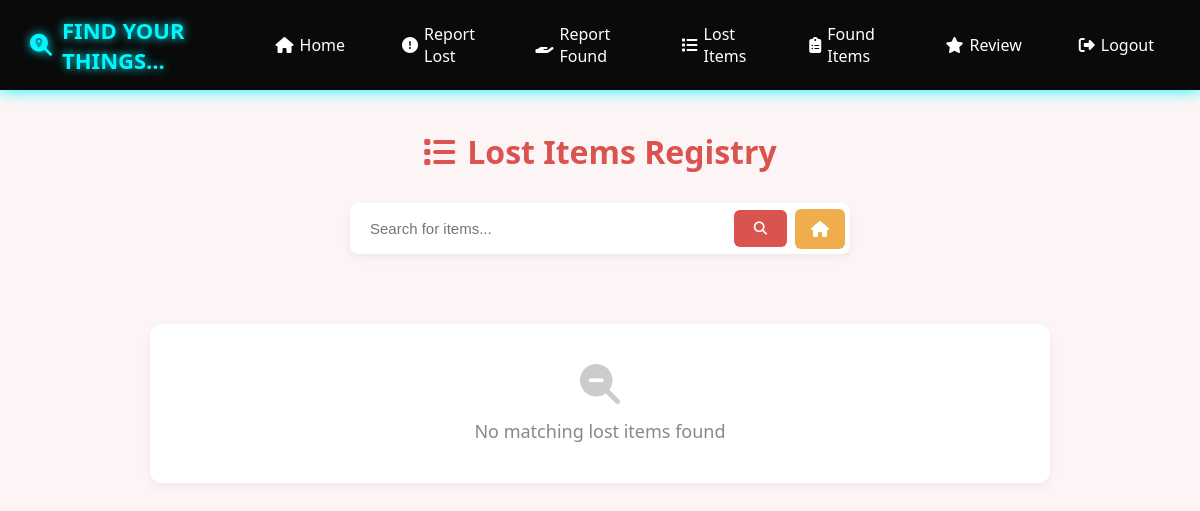
Before: /page4.php with the older database file.
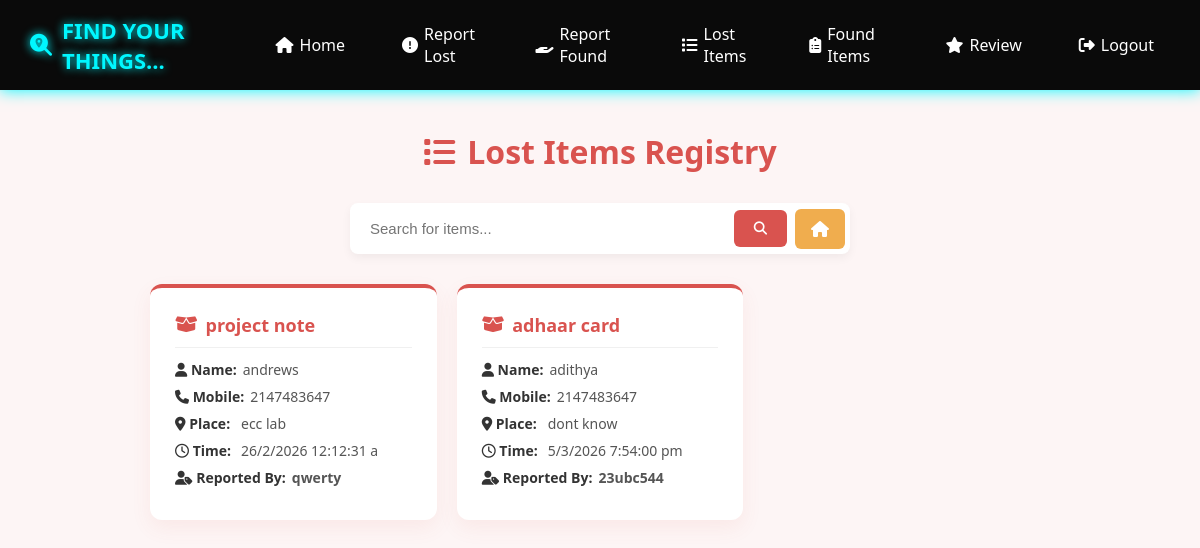
After: the same page with the newer database file.
### tables this page shows
CREATE TABLE `lost` (
  `id` int(11) NOT NULL,
  `time` varchar(20) NOT NULL,
  `names` varchar(100) NOT NULL,
  `mobile` int(10) NOT NULL,
  `item` varchar(100) NOT NULL,
  `place` varchar(100) NOT NULL,
  `posted_by` varchar(100) DEFAULT NULL
);

### page4.php (the view, shortened to what this page needs)
<?php
include("db.php");
$search = "";
if(isset($_GET['search'])){
    $search = mysqli_real_escape_string($conn, $_GET['search']);
    $query = "SELECT * FROM lost WHERE item LIKE '%$search%'";
} else {
    $query = "SELECT * FROM lost";
}
$result = mysqli_query($conn, $query);
?>
<!DOCTYPE html>
<html>
<head>
    <link rel="stylesheet" href="https://cdnjs.cloudflare.com/ajax/libs/font-awesome/6.5.0/css/all.min.css">
</head>
<body>
<?php include("nav.php"); ?>
<div class="main-content">
    <h1><i class="fas fa-list"></i> Lost Items Registry</h1>
    <div class="container">
        <div class="search-box">
            <form method="GET" class="search-form">
                <input type="text" name="search" placeholder="Search for items..."
                       value="<?php echo htmlspecialchars($search); ?>">
                <button type="submit">
                    <i class="fas fa-search"></i>
                </button>
                <a href="user.php" class="home-btn" title="Back to Dashboard">
                    <i class="fas fa-home"></i>
                </a>
            </form>
        </div>
        <div class="grid-container">
            <?php
            if($result) {
                $rows = mysqli_num_rows($result);
                if($rows > 0){
                    while($pri = mysqli_fetch_assoc($result)){
                        echo "<div class='card'>";
                        echo "<div class='item-title'><i class='fas fa-box-open'></i> ".htmlspecialchars($pri['item'])."</div>";
                        echo "<p><span class='label'><i class='fas fa-user'></i> Name:</span> ".htmlspecialchars($pri['names'])."</p>";
                        echo "<p><span class='label'><i class='fas fa-phone'></i> Mobile:</span> ".htmlspecialchars($pri['mobile'])."</p>";
                        echo "<p><span class='label'><i class='fas fa-map-marker-alt'></i> Place:</span> ".htmlspecialchars($pri['place'])."</p>";
                        echo "<p><span class='label'><i class='far fa-clock'></i> Time:</span> ".htmlspecialchars($pri['time'])."</p>";
                        echo "<p><span class='label'><i class='fas fa-user-tag'></i> Reported By:</span> <strong>".htmlspecialchars($pri['posted_by'])."</strong></p>";
                        echo "</div>";
                    }
                } else {
                    echo "</div>";
                    echo "<div class='no-data'><i class='fas fa-search-minus'></i> <div>No matching lost items found</div></div>";
                    echo "<div>";
                }
            } else {
                echo "</div>";
                echo "<div class='no-data'><i class='fas fa-exclamation-triangle'></i> Database error or table missing</div>";
                echo "<div>";
            }
            ?>
        </div>
    </div>
</div>
</body>
</html>

### nav.php (shortened to what this page needs)
<link rel="stylesheet" href="https://cdnjs.cloudflare.com/ajax/libs/font-awesome/6.5.0/css/all.min.css">
<div class="navbar">
    <div class="logo">
        <i class="fas fa-search-location"></i> FIND YOUR THINGS...
    </div>
    <div class="nav-links">
        <a href="user.php"><i class="fas fa-home"></i> Home</a>
        <a href="page2.php"><i class="fas fa-exclamation-circle"></i> Report Lost</a>
        <a href="page2a.php"><i class="fas fa-hand-holding"></i> Report Found</a>
        <a href="page4.php"><i class="fas fa-list"></i> Lost Items</a>
        <a href="page4a.php"><i class="fas fa-clipboard-list"></i> Found Items</a>
        <a href="review.php"><i class="fas fa-star"></i> Review</a>
        <a href="logout.php"><i class="fas fa-sign-out-alt"></i> Logout</a>
    </div>
</div>

### page4.php (style rules this page uses)
* { margin: 0; padding: 0; box-sizing: border-box; }
body { font-family: 'Segoe UI', Tahoma, Geneva, Verdana, sans-serif; background: #fdf5f5; min-height: 100vh; }
.main-content { padding: 40px 20px; }
h1 { text-align: center; margin-bottom: 30px; color: #d9534f; display: flex; align-items: center; justify-content: center; gap: 12px; }
.container { max-width: 900px; margin: auto; }
.search-box { display: flex; justify-content: center; margin-bottom: 30px; }
.search-form { display: flex; align-items: center; width: 100%; max-width: 500px; box-shadow: 0 4px 10px rgba(0, 0, 0, 0.05); border-radius: 8px; background: white; padding: 5px; }
.search-form input { flex: 1; padding: 12px 15px; border: none; outline: none; font-size: 15px; background: transparent; }
.search-form button { padding: 12px 20px; border: none; border-radius: 6px; background: #d9534f; color: white; cursor: pointer; transition: 0.3s; display: flex; align-items: center; justify-content: center; }
.home-btn { margin-left: 8px; padding: 12px 16px; border-radius: 6px; background: #f0ad4e; color: white; text-decoration: none; display: flex; align-items: center; justify-content: center; transition: 0.3s; }
.grid-container { display: grid; grid-template-columns: repeat(auto-fill, minmax(280px, 1fr)); gap: 20px; }
.card { background: white; padding: 25px; border-radius: 12px; box-shadow: 0 8px 20px rgba(217, 83, 79, 0.08); transition: 0.3s ease; position: relative; border-top: 4px solid #d9534f; }
.item-title { font-size: 18px; font-weight: 700; margin-bottom: 12px; color: #d9534f; display: flex; align-items: center; gap: 8px; border-bottom: 1px solid #f0f0f0; padding-bottom: 10px; }
.card p { margin: 8px 0; font-size: 14px; color: #555; display: flex; align-items: baseline; gap: 6px; }
.label { font-weight: 600; color: #333; min-width: 60px; }
.no-data { text-align: center; color: #888; font-size: 18px; margin-top: 40px; background: white; padding: 40px; border-radius: 12px; box-shadow: 0 4px 10px rgba(0,0,0,0.05); display: flex; flex-direction: column; align-items: center; gap: 15px; }
.no-data i { font-size: 40px; color: #ccc; }

### nav.php (style rules this page uses)
body { margin: 0; font-family: 'Segoe UI', Tahoma, Geneva, Verdana, sans-serif; }
.navbar { background: #0a0a0a; padding: 15px 30px; display: flex; justify-content: space-between; align-items: center; box-shadow: 0 0 15px #00f7ff; position: sticky; top: 0; z-index: 1000; }
.logo { color: #00f7ff; font-size: 22px; font-weight: bold; text-shadow: 0 0 10px #00f7ff; display: flex; align-items: center; gap: 10px; }
.nav-links { display: flex; gap: 25px; }
.nav-links a { color: #ffffff; text-decoration: none; font-size: 16px; padding: 8px 16px; border-radius: 8px; position: relative; transition: all 0.3s ease; display: flex; align-items: center; gap: 6px; }

Changed rows visible on the page:
added lost: item "project note", names "andrews", mobile "2147483647", place "ecc lab", time "26/2/2026 12:12:31 a", posted_by "qwerty"
added lost: item "adhaar card", names "adithya", mobile "2147483647", place "dont know", time "5/3/2026 7:54:00 pm", posted_by "23ubc544"
Other visible differences:
text no longer shown: "No matching lost items found"
